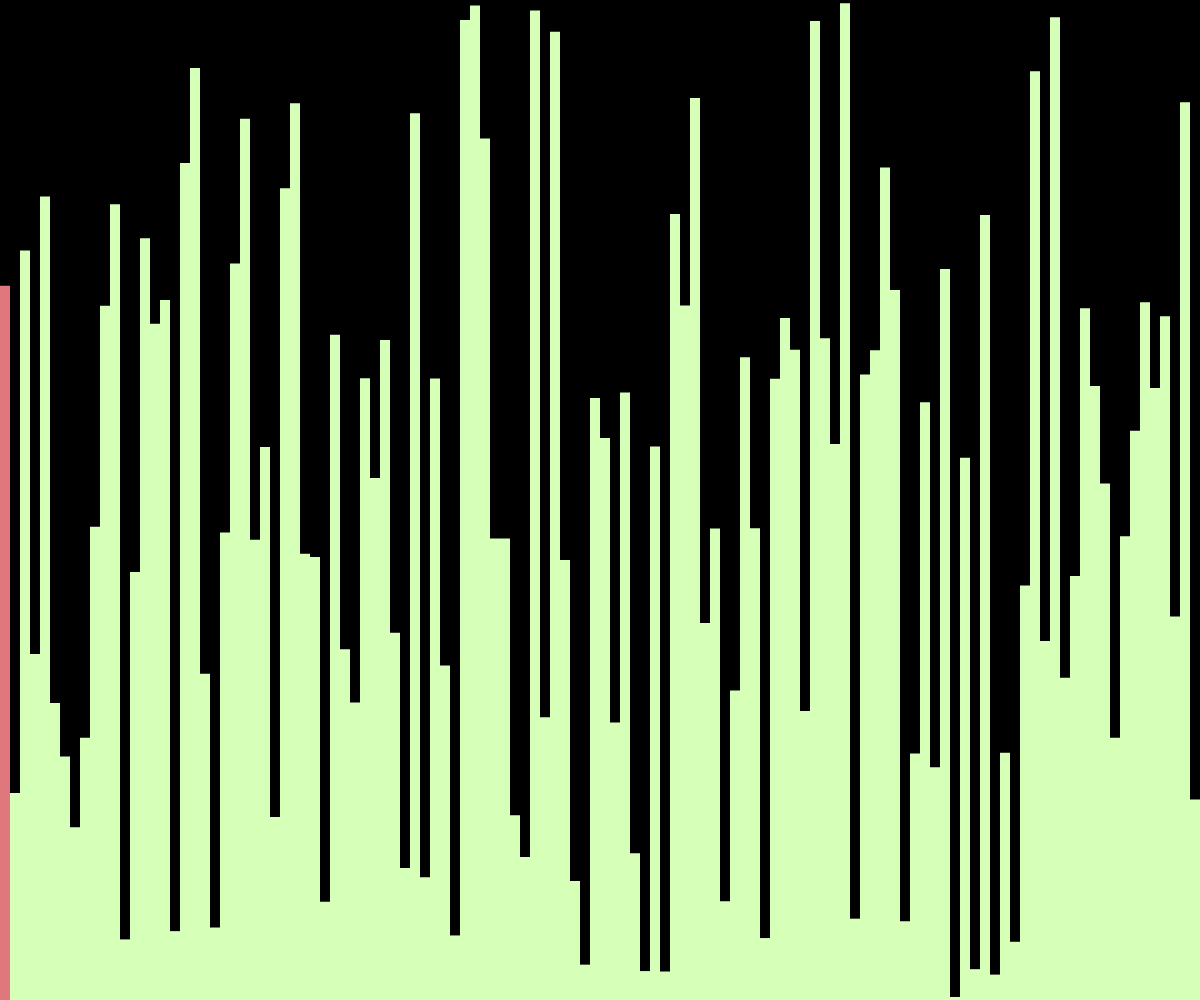
Frame 1 (no input)
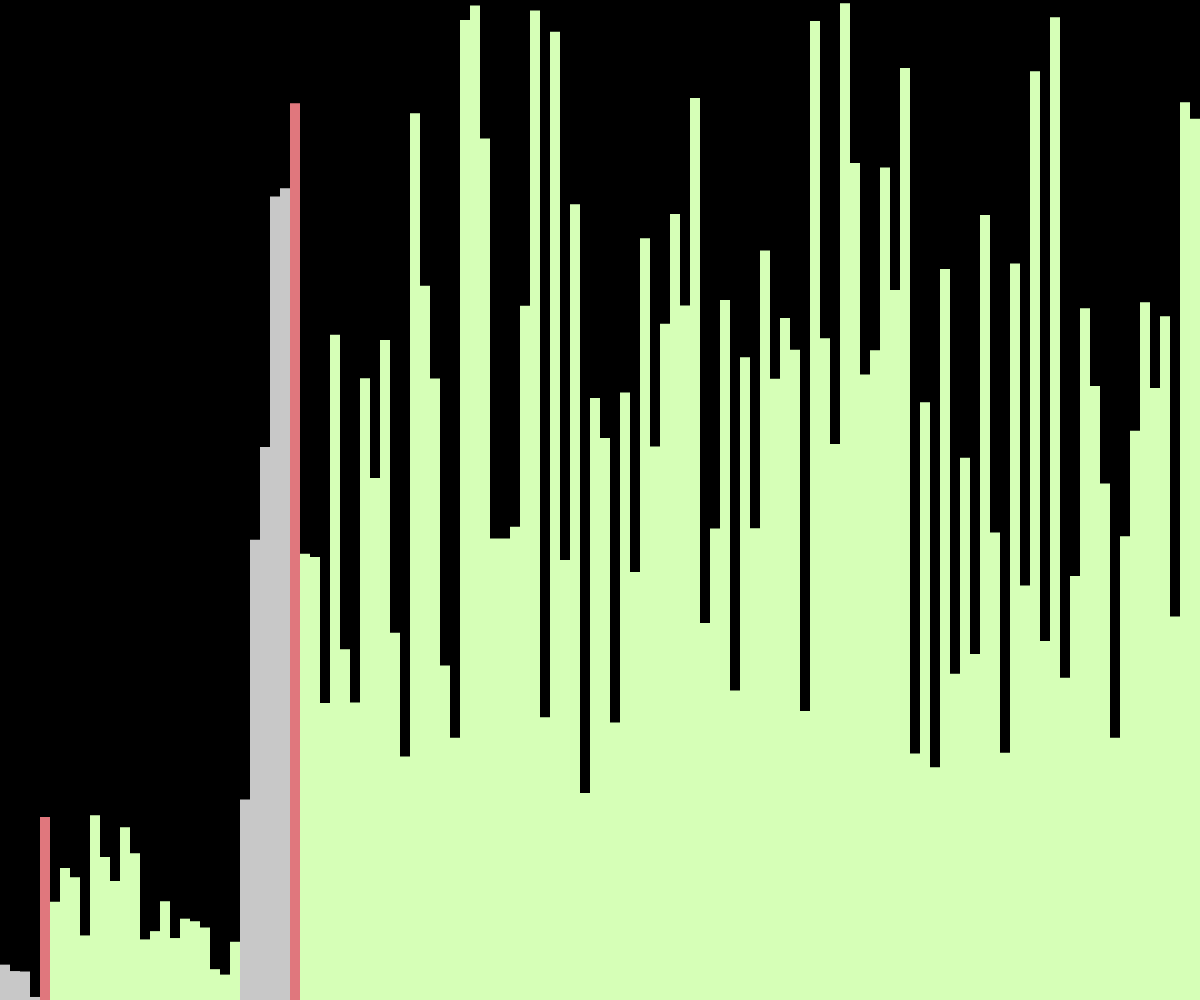
Frame 60 (no input)
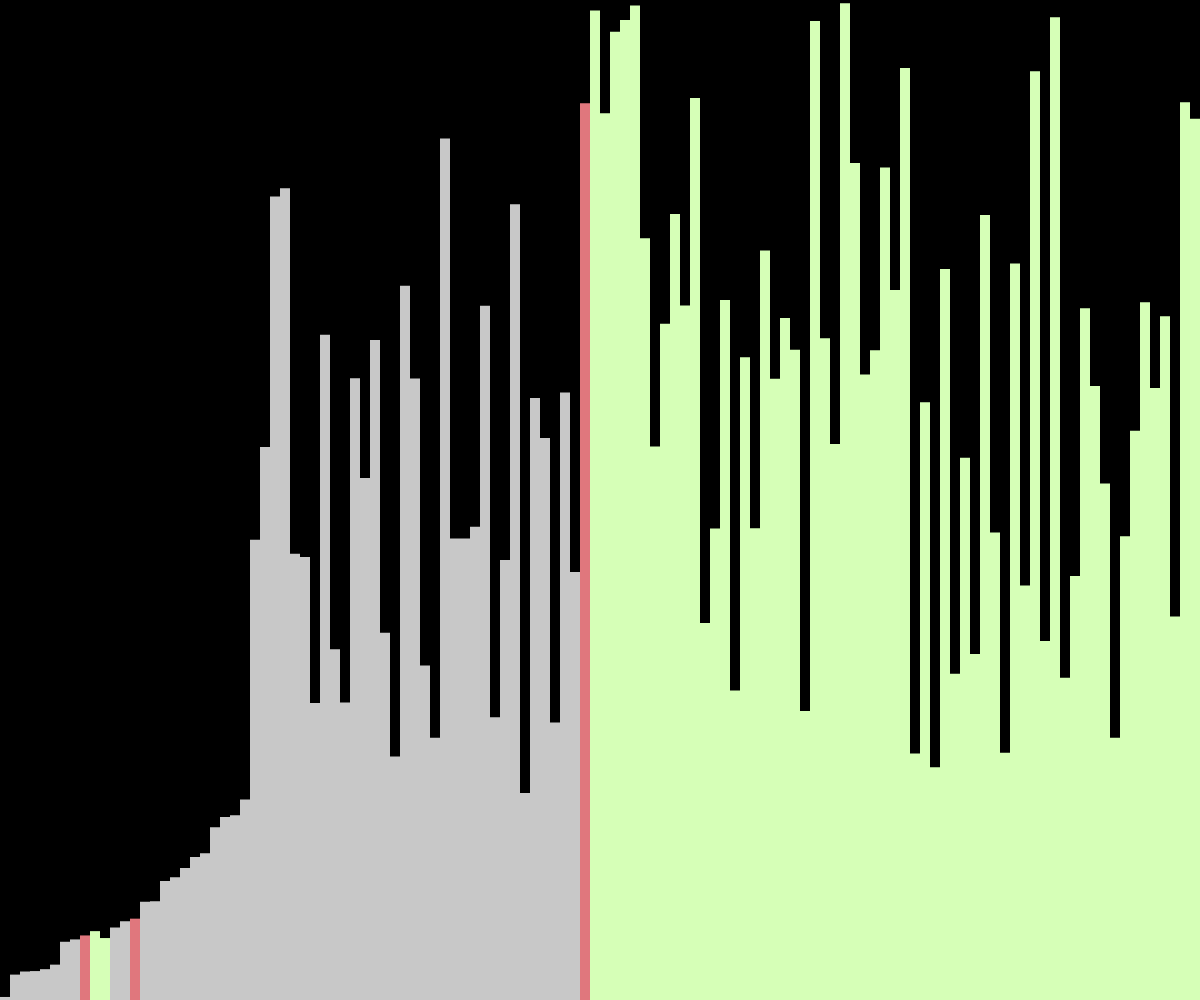
Frame 120 (the mouse pressed at the canvas centre since frame 60)

The p5.js sketch that drew these frames (run headless with seeded random() and noise() and a simulated clock; from frame 60 on, the mouse is pressed at the canvas centre):

// p5.js sketch
// ── sketch.js
let values = [];
let states = [];
function setup() {
  createCanvas(windowWidth, windowHeight);
  for (let i = 0; i < floor(width / 10); i++) {
    values[i] = random(height);
    states[i] = -1;
  }
  quickSort(values, 0, values.length - 1);
}
async function quickSort(arr, start, end) {
  if (start >= end) return;
  let index = await partition(arr, start, end);
  states[index] = -1;
  await Promise.all([
    quickSort(arr, start, index - 1),
    quickSort(arr, index + 1, end),
  ]);
}
async function swap(arr, i, j) {
  await sleep(50);
  let temp = arr[i];
  arr[i] = arr[j];
  arr[j] = temp;
}
async function partition(arr, start, end) {
  for (let i = start; i <= end; i++) {
    states[i] = 1;
  }
  let index = start;
  let pivot = arr[end];
  states[index] = 0;
  for (let i = start; i <= end - 1; i++) {
    if (arr[i] < pivot) {
      await swap(arr, index, i);
      states[index] = -1;
      index++;
      states[index] = 0;
    }
  }
  await swap(arr, index, end);
  for (let i = start; i <= end; i++) {
      if(i!=pivot){
        states[i] = -1;
      }

  }
  return index;
}
function draw() {
  background(0);
  noStroke()
  for (let p = 0, d = 0; p < values.length; p++, d += 10) {
    if (states[p] == 0) {
      fill('#E0777D');
    } 
    else if(states[p]==1){
        fill('#D6FFB7');
    }
    else {
      fill(200);
    }
    rect(d, height - values[p], 10, values[p]);
  }
}
function sleep(ms) {
  return new Promise((resolve) => setTimeout(resolve, ms));
}
